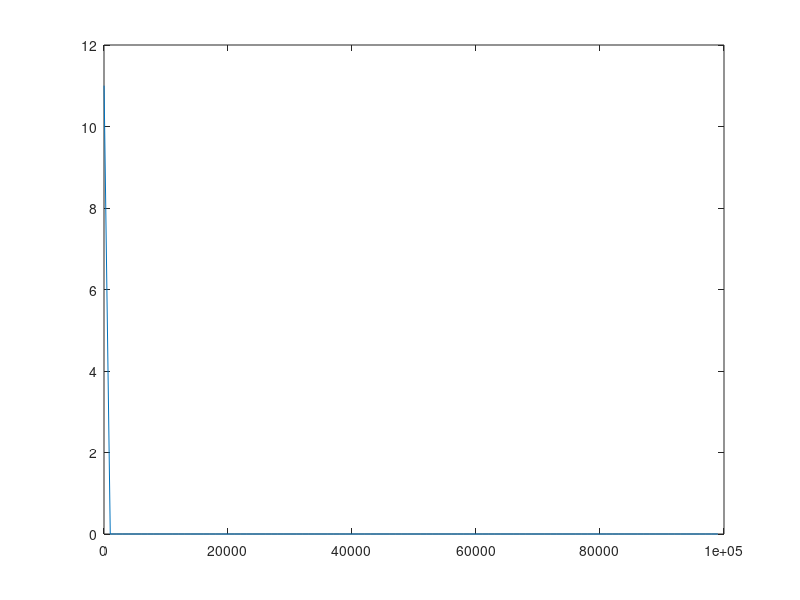

This figure's MATLAB source:
clc
clear all
close all
%% y(t) = m + n(t) t= 1,....,N
est_m = zeros(1,1000);
b = zeros(1,100);
i = 1;
for N = 10
for mc = 1:10
m = 100; %%choose m = 5
n = randn(1,N);  
y = m + n;
y = y';
%plot(y)
%% Creating a Maximum Likelihood Estimator
est_m(mc) = (1/(N-1))*sum(y);
end
exp_est_m = sum(est_m)/mc;
%%calculating the bias
b(i) = exp_est_m - m;
b(i) = abs(b(i));
i = i+1;
end
plot(10:1000:100000,b);